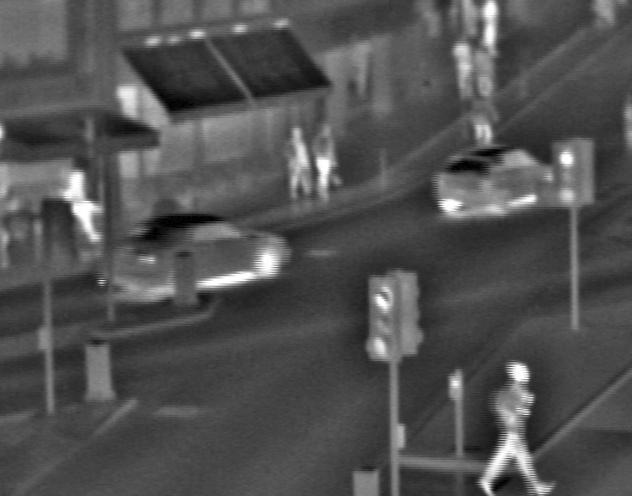
%> input picture IVIF/IR/IR2.png, 632 x 496 px
$ octave evaluation.m   (GNU Octave 9; MATLAB toolbox functions it lacks are replaced by stand-ins)
%> lines starting %> are read from the running program, lines starting %| are printed output that depends on the picture
### evaluation/analysis_Reference.m
function  res = analysis_Reference1(image_f,image_ir,image_vis)
[s1,s2] = size(image_ir);
imgSeq = zeros(s1, s2, 2);
imgSeq(:, :, 1) = image_ir;
imgSeq(:, :, 2) = image_vis;
image1 = im2double(image_ir);
image2 = im2double(image_vis);
image_fused = im2double(image_f);
Result=zeros(1,10);
Result(1,1) = analysis_Qabf(image1,image2,image_fused);
Result(1,2) = analysis_MI(image_ir,image_vis,image_f);
Result(1,3) = analysis_fmi(image1,image2,image_fused);
Result(1,4) = analysis_fmi(image1,image2,image_fused,'wavelet');
Result(1,5) = analysis_ms_ssim(imgSeq, image_f);
Result(1,6)= entropy(image_f);
Result(1,7)= std2(image_f);
Result(1,8)= avg_gradient(image_f);
Result(1,9)= spatial_frequency(image_f);
Result(1,10)= edge_intensity(image_f);
res = Result;
end

### evaluation.m
clear all;
close all;
clc;
addpath(genpath(cd));
A = imread ('./IVIF/IR/IR2.png');
%> A is the input picture: size 496x632 uint8; min 0, max 255, mean 80.9
B = imread ('./IVIF/VIS/VIS2.png');
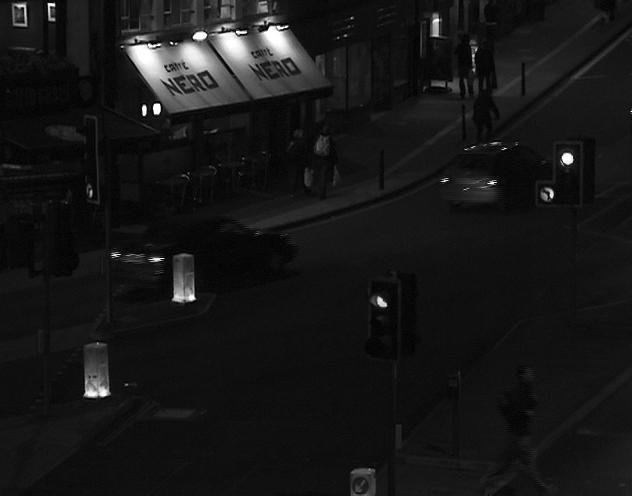
%> input picture IVIF/VIS/VIS2.png, 632 x 496 px
%> B is the input picture: size 496x632 uint8; min 0, max 255, mean 22.9
F = imread('./fused/2.png');
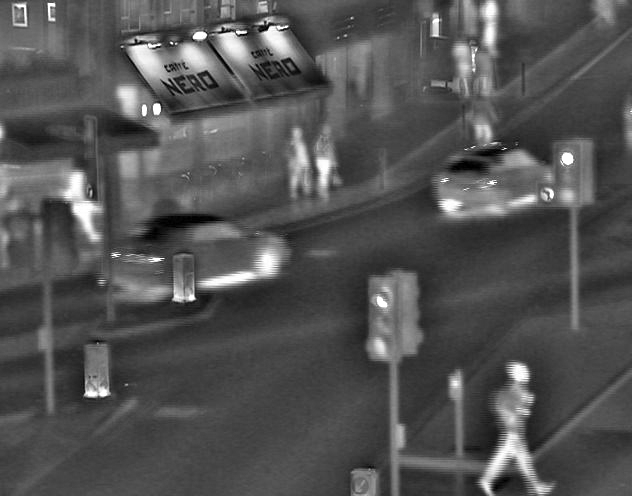
%> input picture fused/2.png, 632 x 496 px
%> F is the input picture: size 496x632 uint8; min 0, max 255, mean 82.6
disp("Start");
disp('---------------------------Analysis---------------------------');
disp("Qabf MI FMI FMI_w MS_SSIM EN STD AVG SF EI ")
evaluation_res = analysis_Reference(uint8(F),uint8(A),uint8(B))
%> the run ends on the next line
